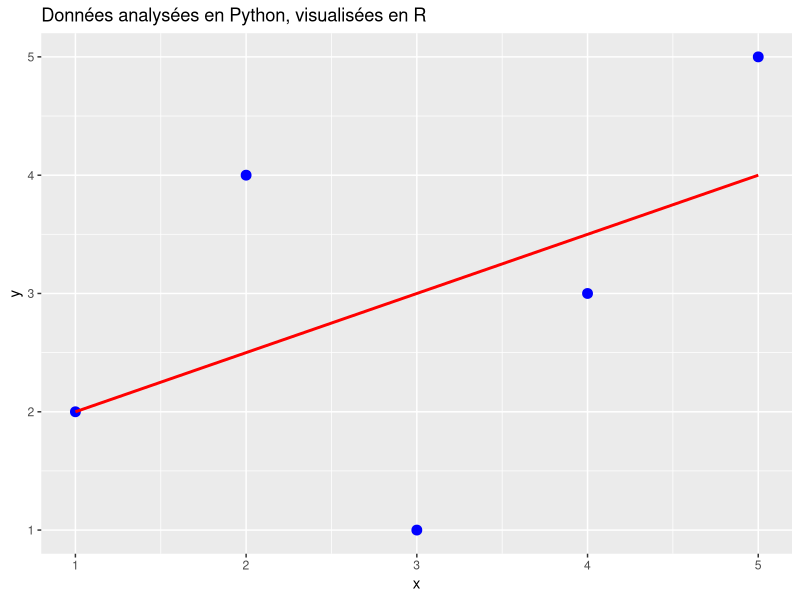

Reproduce this figure in R.
library(ggplot2)

# Lecture des données
data <- read.csv("data.csv")

# Tracé ggplot2
ggplot(data, aes(x = x, y = y)) +
  geom_point(color = "blue", size = 3) +
  geom_smooth(method = "lm", se = FALSE, color = "red") +
  ggtitle("Données analysées en Python, visualisées en R")
